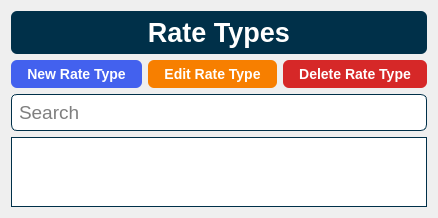
      <widget class="QWidget" name="pageRateTypes">
       <layout class="QGridLayout" name="gridLayout_6">
        <item row="1" column="2">
         <widget class="QPushButton" name="btnDeleteRateType">
          <property name="focusPolicy">
           <enum>Qt::NoFocus</enum>
          </property>
          <property name="styleSheet">
           <string notr="true">background-color: #d62828;
border: 1px solid rgba(27, 31, 35, .15);
border-radius: 6px;
color: #fff;
font-family: &quot;Helvetica&quot;;
font-size: 14px;
font-weight: 600;
line-height: 20px;
padding: 6px 16px;
position: relative;
text-align: center;
text-decoration: none;
vertical-align: middle;
white-space: nowrap;</string>
          </property>
          <property name="text">
           <string>Delete Rate Type</string>
          </property>
         </widget>
        </item>
        <item row="2" column="0" colspan="3">
         <widget class="QLineEdit" name="txtRateTypeSearch">
          <property name="focusPolicy">
           <enum>Qt::NoFocus</enum>
          </property>
          <property name="styleSheet">
           <string notr="true">border: 1px solid #003049;
border-radius: 6px;
font-family: &quot;Helvetica&quot;;
font-size: 14pt;
padding: 5px;</string>
          </property>
          <property name="placeholderText">
           <string>Search</string>
          </property>
         </widget>
        </item>
        <item row="1" column="0">
         <widget class="QPushButton" name="btnNewRateType">
          <property name="focusPolicy">
           <enum>Qt::NoFocus</enum>
          </property>
          <property name="styleSheet">
           <string notr="true">background-color: #4361ee;
border: 1px solid rgba(27, 31, 35, .15);
border-radius: 6px;
color: #fff;
font-family: &quot;Helvetica&quot;;
font-size: 14px;
font-weight: 600;
line-height: 20px;
padding: 6px 16px;
position: relative;
text-align: center;
text-decoration: none;
vertical-align: middle;
white-space: nowrap;</string>
          </property>
          <property name="text">
           <string>New Rate Type</string>
          </property>
         </widget>
        </item>
        <item row="1" column="1">
         <widget class="QPushButton" name="btnEditRateType">
          <property name="focusPolicy">
           <enum>Qt::NoFocus</enum>
          </property>
          <property name="styleSheet">
           <string notr="true">background-color: #f77f00;
border: 1px solid rgba(27, 31, 35, .15);
border-radius: 6px;
color: #fff;
font-family: &quot;Helvetica&quot;;
font-size: 14px;
font-weight: 600;
line-height: 20px;
padding: 6px 16px;
position: relative;
text-align: center;
text-decoration: none;
vertical-align: middle;
white-space: nowrap;</string>
          </property>
          <property name="text">
           <string>Edit Rate Type</string>
          </property>
         </widget>
        </item>
        <item row="3" column="0" colspan="3">
         <widget class="QTableWidget" name="tblRateTypes">
          <property name="focusPolicy">
           <enum>Qt::NoFocus</enum>
          </property>
          <property name="styleSheet">
           <string notr="true">border: 1px solid #003049;
font-family: &quot;Helvetica&quot;;
font-size: 10pt;</string>
          </property>
          <property name="sizeAdjustPolicy">
           <enum>QAbstractScrollArea::AdjustToContents</enum>
          </property>
          <property name="editTriggers">
           <set>QAbstractItemView::NoEditTriggers</set>
          </property>
          <property name="selectionMode">
           <enum>QAbstractItemView::SingleSelection</enum>
          </property>
          <property name="selectionBehavior">
           <enum>QAbstractItemView::SelectRows</enum>
          </property>
          <property name="sortingEnabled">
           <bool>true</bool>
          </property>
          <property name="columnCount">
           <number>0</number>
          </property>
          <attribute name="horizontalHeaderStretchLastSection">
           <bool>true</bool>
          </attribute>
          <attribute name="verticalHeaderVisible">
           <bool>false</bool>
          </attribute>
          <attribute name="verticalHeaderStretchLastSection">
           <bool>false</bool>
          </attribute>
         </widget>
        </item>
        <item row="0" column="0" colspan="3">
         <widget class="QLabel" name="lblRateTypes_Header">
          <property name="styleSheet">
           <string notr="true">border: 1px solid rgba(27, 31, 35, .15);
border-radius: 6px;
background-color: #003049;
color: #ffffff;
font-size: 20pt;
font-family: &quot;Helvetica&quot;;
font-style: normal;
font-weight: 700;
padding: 6px;</string>
          </property>
          <property name="text">
           <string>Rate Types</string>
          </property>
          <property name="alignment">
           <set>Qt::AlignCenter</set>
          </property>
         </widget>
        </item>
       </layout>
      </widget>
